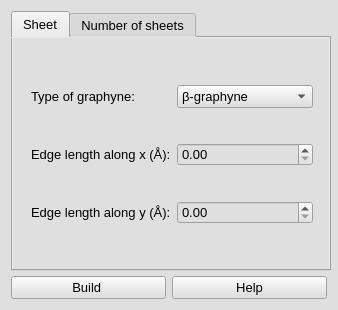
<?xml version="1.0" encoding="UTF-8"?>
<ui version="4.0">
 <class>Form_graphene</class>
 <widget class="QWidget" name="Form_graphene">
  <property name="geometry">
   <rect>
    <x>0</x>
    <y>0</y>
    <width>338</width>
    <height>310</height>
   </rect>
  </property>
  <property name="minimumSize">
   <size>
    <width>338</width>
    <height>310</height>
   </size>
  </property>
  <property name="maximumSize">
   <size>
    <width>338</width>
    <height>310</height>
   </size>
  </property>
  <property name="baseSize">
   <size>
    <width>338</width>
    <height>348</height>
   </size>
  </property>
  <property name="font">
   <font>
    <pointsize>11</pointsize>
   </font>
  </property>
  <property name="windowTitle">
   <string>Form</string>
  </property>
  <property name="styleSheet">
   <string notr="true">background-color: rgb(223, 223, 223);</string>
  </property>
  <layout class="QGridLayout" name="gridLayout_7">
   <item row="1" column="0">
    <widget class="QPushButton" name="pushButton_build_graphyne">
     <property name="font">
      <font>
       <pointsize>10</pointsize>
      </font>
     </property>
     <property name="text">
      <string>Build </string>
     </property>
    </widget>
   </item>
   <item row="1" column="1">
    <widget class="QPushButton" name="pushButton_help_build_graphyne">
     <property name="font">
      <font>
       <pointsize>10</pointsize>
      </font>
     </property>
     <property name="text">
      <string>Help</string>
     </property>
    </widget>
   </item>
   <item row="0" column="0" colspan="2">
    <widget class="QTabWidget" name="tabWidget">
     <property name="minimumSize">
      <size>
       <width>320</width>
       <height>260</height>
      </size>
     </property>
     <property name="maximumSize">
      <size>
       <width>320</width>
       <height>260</height>
      </size>
     </property>
     <property name="font">
      <font>
       <pointsize>10</pointsize>
      </font>
     </property>
     <property name="currentIndex">
      <number>0</number>
     </property>
     <widget class="QWidget" name="tab">
      <attribute name="title">
       <string>Sheet</string>
      </attribute>
      <layout class="QGridLayout" name="gridLayout_6">
       <item row="0" column="0">
        <widget class="QWidget" name="Build_graphen" native="true">
         <property name="minimumSize">
          <size>
           <width>300</width>
           <height>215</height>
          </size>
         </property>
         <property name="maximumSize">
          <size>
           <width>300</width>
           <height>215</height>
          </size>
         </property>
         <property name="font">
          <font>
           <pointsize>10</pointsize>
          </font>
         </property>
         <property name="autoFillBackground">
          <bool>false</bool>
         </property>
         <property name="styleSheet">
          <string notr="true">background-color: rgb(223, 223, 223);</string>
         </property>
         <layout class="QGridLayout" name="gridLayout">
          <item row="0" column="0">
           <widget class="QLabel" name="label_2">
            <property name="font">
             <font>
              <pointsize>10</pointsize>
             </font>
            </property>
            <property name="text">
             <string>Type of graphyne:</string>
            </property>
           </widget>
          </item>
          <item row="0" column="1">
           <widget class="QComboBox" name="comboBox_graphyne">
            <property name="font">
             <font>
              <pointsize>10</pointsize>
             </font>
            </property>
            <item>
             <property name="text">
              <string>β-graphyne</string>
             </property>
            </item>
            <item>
             <property name="text">
              <string>γ-graphyne</string>
             </property>
            </item>
            <item>
             <property name="text">
              <string>graphyne_6_6_12</string>
             </property>
            </item>
           </widget>
          </item>
          <item row="1" column="0">
           <widget class="QLabel" name="label_chirality_N_graphene">
            <property name="font">
             <font>
              <pointsize>10</pointsize>
             </font>
            </property>
            <property name="text">
             <string>Edge length along x (Å):</string>
            </property>
           </widget>
          </item>
          <item row="1" column="1">
           <widget class="QDoubleSpinBox" name="doubleSpinBox_lx_extent">
            <property name="font">
             <font>
              <pointsize>10</pointsize>
             </font>
            </property>
           </widget>
          </item>
          <item row="2" column="0">
           <widget class="QLabel" name="label_chirality_M_graphene">
            <property name="font">
             <font>
              <pointsize>10</pointsize>
             </font>
            </property>
            <property name="text">
             <string>Edge length along y (Å):</string>
            </property>
           </widget>
          </item>
          <item row="2" column="1">
           <widget class="QDoubleSpinBox" name="doubleSpinBox_ly_extent">
            <property name="font">
             <font>
              <pointsize>10</pointsize>
             </font>
            </property>
           </widget>
          </item>
         </layout>
        </widget>
       </item>
      </layout>
     </widget>
     <widget class="QWidget" name="tab_2">
      <attribute name="title">
       <string>Number of sheets</string>
      </attribute>
      <widget class="QWidget" name="MWNT" native="true">
       <property name="geometry">
        <rect>
         <x>9</x>
         <y>9</y>
         <width>300</width>
         <height>215</height>
        </rect>
       </property>
       <property name="minimumSize">
        <size>
         <width>300</width>
         <height>215</height>
        </size>
       </property>
       <property name="maximumSize">
        <size>
         <width>300</width>
         <height>215</height>
        </size>
       </property>
       <property name="font">
        <font>
         <pointsize>10</pointsize>
        </font>
       </property>
       <property name="autoFillBackground">
        <bool>false</bool>
       </property>
       <property name="styleSheet">
        <string notr="true"/>
       </property>
       <layout class="QGridLayout" name="gridLayout_4">
        <item row="5" column="1">
         <widget class="QDoubleSpinBox" name="SpinBox_lz">
          <property name="font">
           <font>
            <pointsize>10</pointsize>
           </font>
          </property>
          <property name="decimals">
           <number>2</number>
          </property>
          <property name="maximum">
           <double>200.000000000000000</double>
          </property>
         </widget>
        </item>
        <item row="4" column="0">
         <widget class="QLabel" name="label_ly">
          <property name="font">
           <font>
            <pointsize>10</pointsize>
           </font>
          </property>
          <property name="text">
           <string>ly (A):                           </string>
          </property>
         </widget>
        </item>
        <item row="4" column="1">
         <widget class="QDoubleSpinBox" name="SpinBox_ly">
          <property name="font">
           <font>
            <pointsize>10</pointsize>
           </font>
          </property>
          <property name="decimals">
           <number>2</number>
          </property>
          <property name="maximum">
           <double>200.000000000000000</double>
          </property>
         </widget>
        </item>
        <item row="5" column="0">
         <widget class="QLabel" name="label_lz">
          <property name="font">
           <font>
            <pointsize>10</pointsize>
           </font>
          </property>
          <property name="text">
           <string>lz (A):                             </string>
          </property>
         </widget>
        </item>
        <item row="3" column="0">
         <widget class="QLabel" name="label_lx">
          <property name="font">
           <font>
            <pointsize>10</pointsize>
           </font>
          </property>
          <property name="text">
           <string>lx (A):                                   </string>
          </property>
         </widget>
        </item>
        <item row="0" column="0" colspan="2">
         <layout class="QGridLayout" name="gridLayout_5">
          <item row="0" column="1">
           <widget class="QSpinBox" name="SpinBox_num_sheets">
            <property name="font">
             <font>
              <pointsize>10</pointsize>
             </font>
            </property>
            <property name="styleSheet">
             <string notr="true">background-color: rgb(255, 255, 255);</string>
            </property>
            <property name="minimum">
             <number>1</number>
            </property>
            <property name="maximum">
             <number>10</number>
            </property>
            <property name="value">
             <number>1</number>
            </property>
           </widget>
          </item>
          <item row="1" column="0">
           <widget class="QLabel" name="label_wall_separation_MWNT">
            <property name="font">
             <font>
              <pointsize>10</pointsize>
             </font>
            </property>
            <property name="text">
             <string>Sheet separation (Å):</string>
            </property>
           </widget>
          </item>
          <item row="0" column="0">
           <widget class="QLabel" name="label_num_walls_MWNT">
            <property name="font">
             <font>
              <pointsize>10</pointsize>
             </font>
            </property>
            <property name="text">
             <string>Number of sheets:</string>
            </property>
           </widget>
          </item>
          <item row="1" column="1">
           <widget class="QDoubleSpinBox" name="SpinBox_sheet_sep">
            <property name="decimals">
             <number>3</number>
            </property>
            <property name="minimum">
             <double>0.100000000000000</double>
            </property>
            <property name="maximum">
             <double>50.000000000000000</double>
            </property>
            <property name="singleStep">
             <double>0.001000000000000</double>
            </property>
            <property name="value">
             <double>3.347000000000000</double>
            </property>
           </widget>
          </item>
         </layout>
        </item>
        <item row="3" column="1">
         <widget class="QDoubleSpinBox" name="SpinBox_lx">
          <property name="font">
           <font>
            <pointsize>10</pointsize>
           </font>
          </property>
          <property name="decimals">
           <number>2</number>
          </property>
          <property name="maximum">
           <double>200.000000000000000</double>
          </property>
         </widget>
        </item>
        <item row="1" column="0">
         <spacer name="verticalSpacer">
          <property name="orientation">
           <enum>Qt::Vertical</enum>
          </property>
          <property name="sizeHint" stdset="0">
           <size>
            <width>20</width>
            <height>40</height>
           </size>
          </property>
         </spacer>
        </item>
        <item row="2" column="0">
         <widget class="QLabel" name="label">
          <property name="font">
           <font>
            <pointsize>10</pointsize>
           </font>
          </property>
          <property name="text">
           <string>Box dimensions:</string>
          </property>
         </widget>
        </item>
       </layout>
      </widget>
     </widget>
    </widget>
   </item>
  </layout>
 </widget>
 <resources/>
 <connections/>
</ui>
